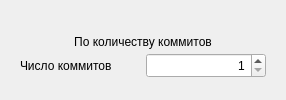
          <widget class="QWidget" name="tab_search_02">
           <attribute name="title">
            <string>По числу коммитов</string>
           </attribute>
           <layout class="QGridLayout" name="gridLayout_19">
            <item row="0" column="0">
             <widget class="QWidget" name="widget_times" native="true">
              <property name="sizePolicy">
               <sizepolicy hsizetype="Preferred" vsizetype="Fixed">
                <horstretch>0</horstretch>
                <verstretch>0</verstretch>
               </sizepolicy>
              </property>
              <property name="minimumSize">
               <size>
                <width>0</width>
                <height>60</height>
               </size>
              </property>
              <property name="maximumSize">
               <size>
                <width>16777215</width>
                <height>60</height>
               </size>
              </property>
              <layout class="QGridLayout" name="gridLayout_20">
               <item row="1" column="0">
                <widget class="QLabel" name="label_times">
                 <property name="sizePolicy">
                  <sizepolicy hsizetype="Fixed" vsizetype="Fixed">
                   <horstretch>0</horstretch>
                   <verstretch>0</verstretch>
                  </sizepolicy>
                 </property>
                 <property name="minimumSize">
                  <size>
                   <width>120</width>
                   <height>25</height>
                  </size>
                 </property>
                 <property name="maximumSize">
                  <size>
                   <width>120</width>
                   <height>25</height>
                  </size>
                 </property>
                 <property name="text">
                  <string>Число коммитов</string>
                 </property>
                </widget>
               </item>
               <item row="1" column="1">
                <widget class="QSpinBox" name="spinBox_times">
                 <property name="sizePolicy">
                  <sizepolicy hsizetype="Expanding" vsizetype="Fixed">
                   <horstretch>0</horstretch>
                   <verstretch>0</verstretch>
                  </sizepolicy>
                 </property>
                 <property name="minimumSize">
                  <size>
                   <width>120</width>
                   <height>25</height>
                  </size>
                 </property>
                 <property name="maximumSize">
                  <size>
                   <width>16777215</width>
                   <height>25</height>
                  </size>
                 </property>
                 <property name="alignment">
                  <set>Qt::AlignRight|Qt::AlignTrailing|Qt::AlignVCenter</set>
                 </property>
                 <property name="minimum">
                  <number>1</number>
                 </property>
                 <property name="maximum">
                  <number>999</number>
                 </property>
                </widget>
               </item>
               <item row="0" column="0" colspan="2">
                <widget class="QLabel" name="label_titleTimes">
                 <property name="sizePolicy">
                  <sizepolicy hsizetype="Expanding" vsizetype="Fixed">
                   <horstretch>0</horstretch>
                   <verstretch>0</verstretch>
                  </sizepolicy>
                 </property>
                 <property name="minimumSize">
                  <size>
                   <width>0</width>
                   <height>25</height>
                  </size>
                 </property>
                 <property name="maximumSize">
                  <size>
                   <width>16777215</width>
                   <height>25</height>
                  </size>
                 </property>
                 <property name="text">
                  <string>По количеству коммитов</string>
                 </property>
                 <property name="alignment">
                  <set>Qt::AlignCenter</set>
                 </property>
                </widget>
               </item>
              </layout>
             </widget>
            </item>
           </layout>
          </widget>
